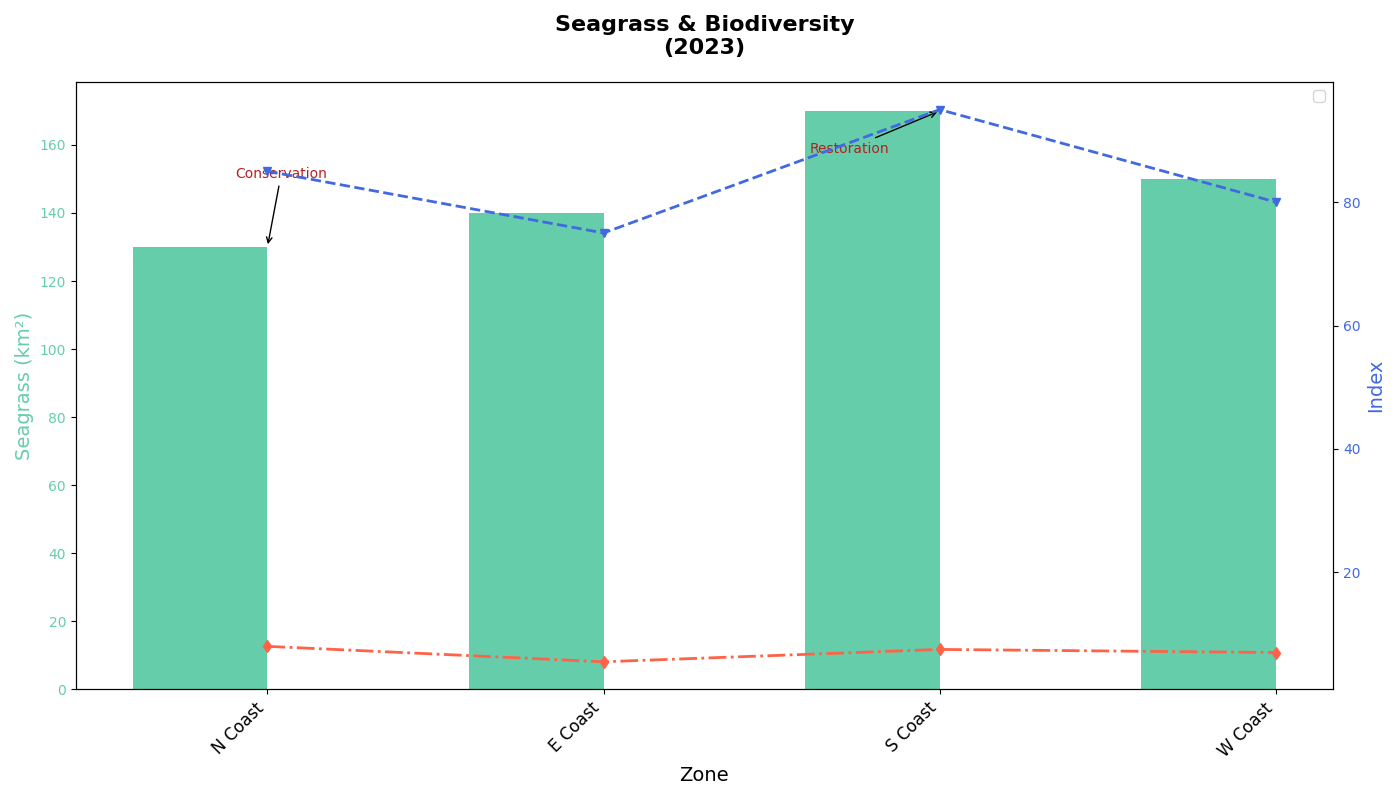

Here is the Python script that generated this plot:
import matplotlib.pyplot as plt
import numpy as np

zones = ['N Coast', 'E Coast', 'S Coast', 'W Coast']
seagrass_coverage = np.array([130, 140, 170, 150])
biodiversity_index = np.array([85, 75, 95, 80])
coral_reef_quality = np.array([8, 5.5, 7.5, 7])

bar_width = 0.4
fig, ax1 = plt.subplots(figsize=(14, 8))
x_positions = np.arange(len(zones))

ax1.bar(x_positions - bar_width/2, seagrass_coverage, bar_width, label='Seagrass Coverage', color='mediumaquamarine')

ax2 = ax1.twinx()

ax2.plot(x_positions, biodiversity_index, color='royalblue', lw=2, marker='v', linestyle='--', label='Biodiversity')
ax2.plot(x_positions, coral_reef_quality, color='tomato', lw=2, marker='d', linestyle='-.', label='Coral Quality')

annotations = {
    'N Coast': ('Conservation', (10, 50)),
    'S Coast': ('Restoration', (-65, -30)),
}

for zone, (text, offset) in annotations.items():
    index = np.where(np.array(zones) == zone)[0][0]
    ax1.annotate(
        text,
        (x_positions[index], seagrass_coverage[index]),
        xytext=offset,
        textcoords='offset points',
        arrowprops=dict(arrowstyle='->', color='black'),
        ha='center', fontsize=10, color='firebrick'
    )

ax1.set_title("Seagrass & Biodiversity\n(2023)", fontsize=16, fontweight='bold', pad=20)
ax1.set_xlabel("Zone", fontsize=14)
ax1.set_ylabel("Seagrass (km²)", fontsize=14, color='mediumaquamarine')
ax2.set_ylabel("Index", fontsize=14, color='royalblue')

ax1.set_xticks(x_positions)
ax1.set_xticklabels(zones, rotation=45, ha='right', fontsize=12)
ax1.yaxis.set_tick_params(labelcolor='mediumaquamarine')
ax2.yaxis.set_tick_params(labelcolor='royalblue')

bars = ax1.patches
lines = ax2.get_lines()
labels = [bar.get_label() for bar in bars] + [line.get_label() for line in lines]
ax1.legend(lines + [ax1.containers[0]], labels, loc='upper right', fontsize=11)
ax1.grid(False)  # Removed the grid
plt.tight_layout()
plt.show()
